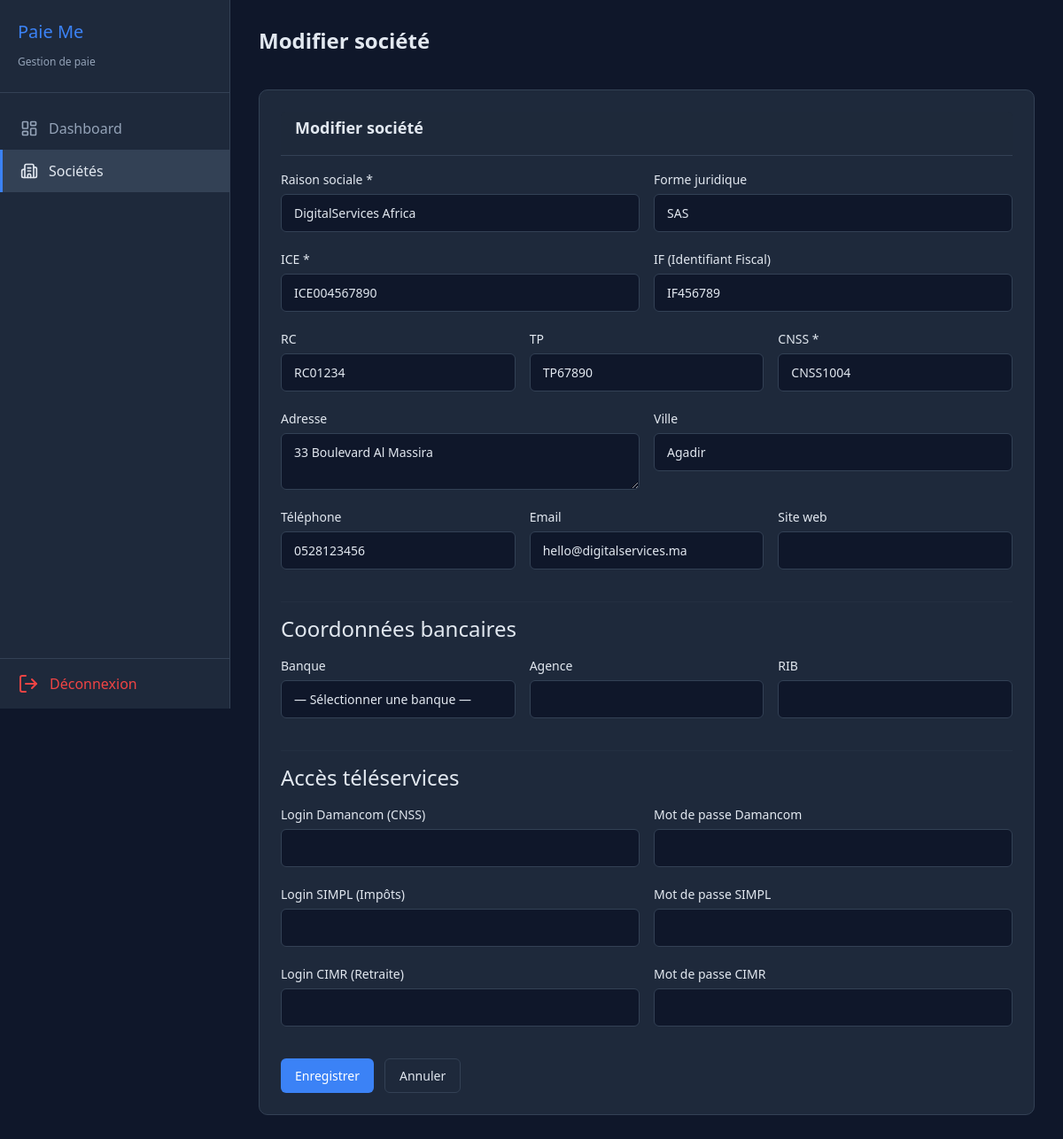
Page /societes/4/edit (signed in) on the committed database.
### tables this page shows
CREATE TABLE IF NOT EXISTS societes (
    id                  INT UNSIGNED AUTO_INCREMENT PRIMARY KEY,
    user_id             INT UNSIGNED        NOT NULL,
    raison_sociale      VARCHAR(200)        NOT NULL,
    forme_juridique     VARCHAR(20)         NOT NULL,
    ice                 VARCHAR(20)         NOT NULL,
    if_fiscal           VARCHAR(20)         NOT NULL,
    rc                  VARCHAR(20)         NOT NULL,
    tp                  VARCHAR(20)         NOT NULL,
    cnss                VARCHAR(20)         NOT NULL,
    adresse             TEXT,
    ville               VARCHAR(100),
    telephone           VARCHAR(20),
    email               VARCHAR(180),
    site_web            VARCHAR(255),
    banque              VARCHAR(100),
    agence              VARCHAR(100),
    rib                 VARCHAR(255),
    logo                VARCHAR(255),
    damancom_login      VARCHAR(100),
    damancom_password   VARCHAR(255),
    simpl_login         VARCHAR(100),
    simpl_password      VARCHAR(255),
    cimr_login          VARCHAR(100),
    cimr_password       VARCHAR(255),
    actif               TINYINT(1)          NOT NULL DEFAULT 1,
    created_at          DATETIME            NOT NULL DEFAULT CURRENT_TIMESTAMP,
    updated_at          DATETIME            NOT NULL DEFAULT CURRENT_TIMESTAMP ON UPDATE CURRENT_TIMESTAMP,
    FOREIGN KEY (user_id) REFERENCES users(id) ON DELETE CASCADE
);

### views/societes/form.php (the view, shortened to what the rows shown need)
<div class="card">
    <div class="card-header">
        <h3><?= $societe ? 'Modifier' : 'Nouvelle' ?> société</h3>
    </div>
    <form method="POST">
        <div class="form-row">
            <div class="form-group">
                <label>Raison sociale *</label>
                <input type="text" name="raison_sociale" class="form-control" value="<?= $societe['raison_sociale'] ?? '' ?>" required>
            </div>
            <div class="form-group">
                <label>Forme juridique</label>
                <select name="forme_juridique" class="form-control">
                    <?php foreach (['SA', 'SARL', 'SNC', 'SAS', 'SCOP', 'GIE', 'Auto-entrepreneur'] as $f): ?>
                    <option value="<?= $f ?>" <?= ($societe['forme_juridique'] ?? '') === $f ? 'selected' : '' ?>><?= $f ?></option>
                    <?php endforeach; ?>
                </select>
            </div>
        </div>
        <div class="form-row">
            <div class="form-group">
                <label>ICE *</label>
                <input type="text" name="ice" class="form-control" value="<?= $societe['ice'] ?? '' ?>" required>
            </div>
            <div class="form-group">
                <label>IF (Identifiant Fiscal)</label>
                <input type="text" name="if_fiscal" class="form-control" value="<?= $societe['if_fiscal'] ?? '' ?>">
            </div>
        </div>
        <div class="form-row">
            <div class="form-group">
                <label>RC</label>
                <input type="text" name="rc" class="form-control" value="<?= $societe['rc'] ?? '' ?>">
            </div>
            <div class="form-group">
                <label>TP</label>
                <input type="text" name="tp" class="form-control" value="<?= $societe['tp'] ?? '' ?>">
            </div>
            <div class="form-group">
                <label>CNSS *</label>
                <input type="text" name="cnss" class="form-control" value="<?= $societe['cnss'] ?? '' ?>" required>
            </div>
        </div>
        <div class="form-row">
            <div class="form-group">
                <label>Adresse</label>
                <textarea name="adresse" class="form-control" rows="2"><?= $societe['adresse'] ?? '' ?></textarea>
            </div>
            <div class="form-group">
                <label>Ville</label>
                <input type="text" name="ville" class="form-control" value="<?= $societe['ville'] ?? '' ?>">
            </div>
        </div>
        <div class="form-row">
            <div class="form-group">
                <label>Téléphone</label>
                <input type="text" name="telephone" class="form-control" value="<?= $societe['telephone'] ?? '' ?>">
            </div>
            <div class="form-group">
                <label>Email</label>
                <input type="email" name="email" class="form-control" value="<?= $societe['email'] ?? '' ?>">
            </div>
            <div class="form-group">
                <label>Site web</label>
                <input type="url" name="site_web" class="form-control" value="<?= $societe['site_web'] ?? '' ?>">
            </div>
        </div>
        <hr style="border-color: var(--border); margin: 1rem 0;">
        <h4 style="margin-bottom:1rem;">Coordonnées bancaires</h4>
        <div class="form-row">
            <div class="form-group">
                <label>Banque</label>
                <select name="banque" class="form-control">
                    <option value="">— Sélectionner une banque —</option>
                </select>
            </div>
            <div class="form-group">
                <label>Agence</label>
                <input type="text" name="agence" class="form-control" value="<?= $societe['agence'] ?? '' ?>">
            </div>
            <div class="form-group">
                <label>RIB</label>
                <input type="text" name="rib" class="form-control" value="<?= $societe['rib'] ?? '' ?>" maxlength="24" pattern="[0-9]{24}" title="Le RIB marocain fait 24 chiffres">
            </div>
        </div>
        <hr style="border-color: var(--border); margin: 1rem 0;">
        <h4 style="margin-bottom:1rem;">Accès téléservices</h4>
        <div class="form-row">
            <div class="form-group">
                <label>Login Damancom (CNSS)</label>
                <input type="text" name="damancom_login" class="form-control" value="<?= $societe['damancom_login'] ?? '' ?>">
            </div>
            <div class="form-group">
                <label>Mot de passe Damancom</label>
                <input type="password" name="damancom_password" class="form-control" value="<?= $societe['damancom_password'] ?? '' ?>">
            </div>
        </div>
        <div class="form-row">
            <div class="form-group">
                <label>Login SIMPL (Impôts)</label>
                <input type="text" name="simpl_login" class="form-control" value="<?= $societe['simpl_login'] ?? '' ?>">
            </div>
            <div class="form-group">
                <label>Mot de passe SIMPL</label>
                <input type="password" name="simpl_password" class="form-control" value="<?= $societe['simpl_password'] ?? '' ?>">
            </div>
        </div>
        <div class="form-row">
            <div class="form-group">
                <label>Login CIMR (Retraite)</label>
                <input type="text" name="cimr_login" class="form-control" value="<?= $societe['cimr_login'] ?? '' ?>">
            </div>
            <div class="form-group">
                <label>Mot de passe CIMR</label>
                <input type="password" name="cimr_password" class="form-control" value="<?= $societe['cimr_password'] ?? '' ?>">
            </div>
        </div>
        <div style="display:flex; gap:0.75rem; margin-top:1rem;">
            <button type="submit" class="btn btn-primary">Enregistrer</button>
            <a href="/paie-me/societes" class="btn btn-secondary">Annuler</a>
        </div>
    </form>
</div>

### Core/Router.php (shortened to what the rows shown need)
<?php
class Router
{
    private static array $routes = [];
    public static function get(string $uri, array $action): void
    {
        self::$routes['GET'][] = ['uri' => $uri, 'action' => $action];
    }
    public static function post(string $uri, array $action): void
    {
        self::$routes['POST'][] = ['uri' => $uri, 'action' => $action];
    }
    public static function dispatch(string $method, string $uri): void
    {
        $uri = parse_url($uri, PHP_URL_PATH);
        $uri = preg_replace('#^/paie-me#', '', $uri);
        $uri = trim($uri, '/');
        foreach (self::$routes[$method] ?? [] as $route) {
            $pattern = preg_replace('/\{(\w+)\}/', '(?P<$1>[^/]+)', $route['uri']);
            $pattern = '#^' . trim($pattern, '/') . '$#';
            if (preg_match($pattern, $uri, $matches)) {
                [$controller, $methodName] = $route['action'];
                $params = array_filter($matches, 'is_string', ARRAY_FILTER_USE_KEY);
                $instance = new $controller();
                call_user_func_array([$instance, $methodName], $params);
                return;
            }
        }
    }
}

### views/layout.php (shortened to what the rows shown need)
<!DOCTYPE html>
<html lang="fr">
<head>
    <link rel="stylesheet" href="https://cdn.jsdelivr.net/npm/bootstrap@5.3.3/dist/css/bootstrap.min.css">
    <link rel="stylesheet" href="/paie-me/assets/css/style.css?v=<?= filemtime(__DIR__ . '/../assets/css/style.css') ?>">
</head>
<body>
<?php if (isset($_SESSION['user_id'])):
    $ctx = $_SESSION['societe_context'] ?? null;
?>
<aside class="sidebar">
    <div class="sidebar-brand">
        <?php if ($ctx): ?>
            <div style="width:40px;height:40px;background:var(--accent);border-radius:8px;display:flex;align-items:center;justify-content:center;font-size:16px;font-weight:700;color:#fff;margin-bottom:4px;">
                <?= strtoupper(mb_substr($ctx['raison_sociale'], 0, 2)) ?>
            </div>
            <h2 style="font-size:1rem;margin:0;"><?= htmlspecialchars($ctx['raison_sociale']) ?></h2>
            <small style="font-size:0.7rem;">ICE: <?= htmlspecialchars($ctx['ice']) ?></small>
        <?php else: ?>
            <h2>Paie Me</h2>
            <small>Gestion de paie</small>
        <?php endif; ?>
    </div>
    <ul class="sidebar-nav">
        <?php if ($ctx): ?>
        <li>
            <a href="/paie-me/societes/<?= $ctx['id'] ?>?tab=infos" class="<?= str_contains($_SERVER['REQUEST_URI'], '/societes/'.$ctx['id']) && !str_contains($_SERVER['REQUEST_URI'], 'tab=') ? 'active' : '' ?>">
                <span class="icon" data-lucide="info"></span>
                <span>Infos société</span>
            </a>
        </li>
        <li>
            <a href="/paie-me/societes/<?= $ctx['id'] ?>?tab=salaries">
                <span class="icon" data-lucide="users"></span>
                <span>Salariés</span>
            </a>
        </li>
        <li>
            <a href="/paie-me/societes/<?= $ctx['id'] ?>?tab=paies">
                <span class="icon" data-lucide="wallet"></span>
                <span>Paies</span>
            </a>
        </li>
        <li>
            <a href="/paie-me/societes/<?= $ctx['id'] ?>?tab=bulletins">
                <span class="icon" data-lucide="file-text"></span>
                <span>Bulletins</span>
            </a>
        </li>
        <li>
            <a href="/paie-me/societes/<?= $ctx['id'] ?>?tab=cnss">
                <span class="icon" data-lucide="shield-check"></span>
                <span>CNSS / Damancom</span>
            </a>
        </li>
        <li>
            <a href="/paie-me/societes/<?= $ctx['id'] ?>?tab=ir">
                <span class="icon" data-lucide="calculator"></span>
                <span>IR / SIMPL</span>
            </a>
        </li>
        <li>
            <a href="/paie-me/societes/<?= $ctx['id'] ?>/sources-legales" class="<?= str_contains($_SERVER['REQUEST_URI'], '/sources-legales') ? 'active' : '' ?>">
                <span class="icon" data-lucide="book-open"></span>
                <span>Sources légales</span>
            </a>
        </li>
        <li>
            <a href="/paie-me/societes/<?= $ctx['id'] ?>/parametres" class="<?= str_contains($_SERVER['REQUEST_URI'], '/parametres') ? 'active' : '' ?>" style="<?= str_contains($_SERVER['REQUEST_URI'], '/parametres') ? 'border-left:3px solid var(--accent);' : '' ?>">
                <span class="icon" data-lucide="settings"></span>
                <span>Paramètres</span>
            </a>
            <?php if (str_contains($_SERVER['REQUEST_URI'], '/parametres')): ?>
            <ul style="list-style:none; padding:0; margin:0.25rem 0 0 1.5rem; font-size:0.8125rem;">
                <?php $base = '/paie-me/societes/' . $ctx['id'] . '/parametres/'; $uri = parse_url($_SERVER['REQUEST_URI'], PHP_URL_PATH); $tab = basename($uri); if ($tab === 'parametres') $tab = 'banque'; ?>
                <li><a href="<?= $base ?>general" style="display:block; padding:0.3rem 0.5rem; color:<?= str_contains($uri, '/parametres/general')?'var(--accent)':'var(--text-muted)'?>; text-decoration:none; border-radius:4px;">Général</a></li>
                <li><a href="<?= $base ?>banque" style="display:block; padding:0.3rem 0.5rem; color:<?= $tab==='banque'?'var(--accent)':'var(--text-muted)'?>; text-decoration:none; border-radius:4px;">Banque</a></li>
                <li><a href="<?= $base ?>teleservices" style="display:block; padding:0.3rem 0.5rem; color:<?= str_contains($uri, '/teleservices')?'var(--accent)':'var(--text-muted)'?>; text-decoration:none; border-radius:4px;">Téléservices</a></li>
                <li><a href="<?= $base ?>bareme" style="display:block; padding:0.3rem 0.5rem; color:<?= str_contains($uri, '/bareme')?'var(--accent)':'var(--text-muted)'?>; text-decoration:none; border-radius:4px;">Barème IR</a></li>
                <li><a href="<?= $base ?>cnss_amo" style="display:block; padding:0.3rem 0.5rem; color:<?= str_contains($uri, '/cnss_amo')?'var(--accent)':'var(--text-muted)'?>; text-decoration:none; border-radius:4px;">CNSS / AMO</a></li>
                <li><a href="<?= $base ?>bcp" style="display:block; padding:0.3rem 0.5rem; color:<?= str_contains($uri, '/bcp')?'var(--accent)':'var(--text-muted)'?>; text-decoration:none; border-radius:4px;">BCP</a></li>
                <li><a href="<?= $base ?>services" style="display:block; padding:0.3rem 0.5rem; color:<?= str_contains($uri, '/services')?'var(--accent)':'var(--text-muted)'?>; text-decoration:none; border-radius:4px;">Services</a></li>
                <li><a href="<?= $base ?>gains" style="display:block; padding:0.3rem 0.5rem; color:<?= str_contains($uri, '/gains')?'var(--accent)':'var(--text-muted)'?>; text-decoration:none; border-radius:4px;">Gains</a></li>
                <li><a href="<?= $base ?>retenues" style="display:block; padding:0.3rem 0.5rem; color:<?= str_contains($uri, '/retenues')?'var(--accent)':'var(--text-muted)'?>; text-decoration:none; border-radius:4px;">Retenues</a></li>
                <li><a href="<?= $base ?>organismes" style="display:block; padding:0.3rem 0.5rem; color:<?= str_contains($uri, '/organismes')?'var(--accent)':'var(--text-muted)'?>; text-decoration:none; border-radius:4px;">Organismes</a></li>
                <li><a href="<?= $base ?>attestations" style="display:block; padding:0.3rem 0.5rem; color:<?= str_contains($uri, '/attestations')?'var(--accent)':'var(--text-muted)'?>; text-decoration:none; border-radius:4px;">Attestations</a></li>
                <li><a href="<?= $base ?>codification" style="display:block; padding:0.3rem 0.5rem; color:<?= str_contains($uri, '/codification')?'var(--accent)':'var(--text-muted)'?>; text-decoration:none; border-radius:4px;">Codification</a></li>
                <li><a href="<?= $base ?>journal" style="display:block; padding:0.3rem 0.5rem; color:<?= str_contains($uri, '/journal')?'var(--accent)':'var(--text-muted)'?>; text-decoration:none; border-radius:4px;">Journal comptable</a></li>
            </ul>
            <?php endif; ?>
        </li>
        <?php else: ?>
        <li>
            <a href="/paie-me/dashboard" class="<?= str_contains($_SERVER['REQUEST_URI'], '/dashboard') ? 'active' : '' ?>">
                <span class="icon" data-lucide="layout-dashboard"></span>
                <span>Dashboard</span>
            </a>
        </li>
        <?php endif; ?>
        <li>
            <a href="/paie-me/societes" class="<?= str_contains($_SERVER['REQUEST_URI'], '/societes') && !$ctx ? 'active' : '' ?>">
                <span class="icon" data-lucide="building-2"></span>
                <span><?= $ctx ? 'Changer de société' : 'Sociétés' ?></span>
            </a>
        </li>
    </ul>
    <div class="sidebar-footer">
        <a href="/paie-me/logout">
            <span class="icon" data-lucide="log-out"></span>
            <span>Déconnexion</span>
        </a>
    </div>
</aside>
<?php endif; ?>
<main class="<?= isset($_SESSION['user_id']) ? 'main-content' : '' ?>">
    <?php if (isset($_SESSION['user_id'])): ?>
    <div class="topbar">
        <h1><?= $title ?? 'Paie Me' ?></h1>
    </div>
    <?php endif; ?>
    <?= $content ?? '' ?>
</main>
</body>
</html>

### rows in the picture
societes: raison_sociale "DigitalServices Africa", forme_juridique "SAS", ice "ICE004567890", if_fiscal "IF456789", rc "RC01234", tp "TP67890", cnss "CNSS1004", adresse "33 Boulevard Al Massira", ville "Agadir", telephone "0528123456", email "hello@digitalservices.ma"
